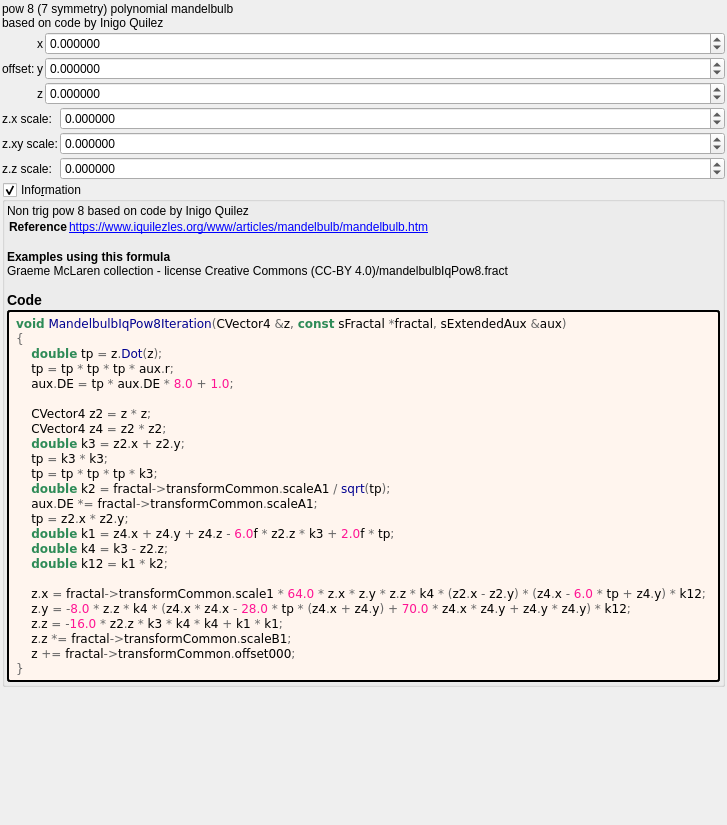
<?xml version="1.0" encoding="UTF-8"?>
<ui version="4.0">
 <class>mandelbulb_iq_pow8</class>
 <widget class="QWidget" name="Form">
  <property name="geometry">
   <rect>
    <x>0</x>
    <y>0</y>
    <width>727</width>
    <height>825</height>
   </rect>
  </property>
  <property name="windowTitle">
   <string notr="true">mandelbulb_iq_pow8</string>
  </property>
  <layout class="QVBoxLayout" name="verticalLayout">
   <property name="spacing">
    <number>2</number>
   </property>
   <property name="leftMargin">
    <number>2</number>
   </property>
   <property name="topMargin">
    <number>2</number>
   </property>
   <property name="rightMargin">
    <number>2</number>
   </property>
   <property name="bottomMargin">
    <number>2</number>
   </property>
   <item>
    <widget class="QLabel" name="label_9">
     <property name="text">
      <string>pow 8 (7 symmetry) polynomial mandelbulb
based on code by Inigo Quilez</string>
     </property>
    </widget>
   </item>
   <item>
    <layout class="QGridLayout" name="gridLayout_15" columnstretch="0,0,1">
     <property name="spacing">
      <number>2</number>
     </property>
     <item row="2" column="2">
      <widget class="MyDoubleSpinBox" name="spinbox3_transf_offset_000_z">
       <property name="sizePolicy">
        <sizepolicy hsizetype="Minimum" vsizetype="Maximum">
         <horstretch>0</horstretch>
         <verstretch>0</verstretch>
        </sizepolicy>
       </property>
       <property name="prefix">
        <string/>
       </property>
       <property name="suffix">
        <string/>
       </property>
       <property name="decimals">
        <number>6</number>
       </property>
       <property name="minimum">
        <double>-99.989999999999995</double>
       </property>
       <property name="maximum">
        <double>99.989999999999995</double>
       </property>
       <property name="singleStep">
        <double>0.100000000000000</double>
       </property>
      </widget>
     </item>
     <item row="1" column="2">
      <widget class="MyDoubleSpinBox" name="spinbox3_transf_offset_000_y">
       <property name="sizePolicy">
        <sizepolicy hsizetype="Minimum" vsizetype="Maximum">
         <horstretch>0</horstretch>
         <verstretch>0</verstretch>
        </sizepolicy>
       </property>
       <property name="prefix">
        <string/>
       </property>
       <property name="suffix">
        <string/>
       </property>
       <property name="decimals">
        <number>6</number>
       </property>
       <property name="minimum">
        <double>-99.989999999999995</double>
       </property>
       <property name="maximum">
        <double>99.989999999999995</double>
       </property>
       <property name="singleStep">
        <double>0.100000000000000</double>
       </property>
      </widget>
     </item>
     <item row="0" column="2">
      <widget class="MyDoubleSpinBox" name="spinbox3_transf_offset_000_x">
       <property name="sizePolicy">
        <sizepolicy hsizetype="Minimum" vsizetype="Maximum">
         <horstretch>0</horstretch>
         <verstretch>0</verstretch>
        </sizepolicy>
       </property>
       <property name="prefix">
        <string/>
       </property>
       <property name="suffix">
        <string/>
       </property>
       <property name="decimals">
        <number>6</number>
       </property>
       <property name="minimum">
        <double>-99.989999999999995</double>
       </property>
       <property name="maximum">
        <double>99.989999999999995</double>
       </property>
       <property name="singleStep">
        <double>0.100000000000000</double>
       </property>
      </widget>
     </item>
     <item row="0" column="1">
      <widget class="QLabel" name="label_115">
       <property name="text">
        <string notr="true">x</string>
       </property>
      </widget>
     </item>
     <item row="1" column="1">
      <widget class="QLabel" name="label_122">
       <property name="text">
        <string notr="true">y</string>
       </property>
      </widget>
     </item>
     <item row="2" column="1">
      <widget class="QLabel" name="label_123">
       <property name="text">
        <string notr="true">z</string>
       </property>
      </widget>
     </item>
     <item row="0" column="0" rowspan="3">
      <widget class="QLabel" name="label_264">
       <property name="text">
        <string>offset:</string>
       </property>
      </widget>
     </item>
    </layout>
   </item>
   <item>
    <layout class="QGridLayout" name="gridLayout_2" columnstretch="0,1">
     <property name="spacing">
      <number>2</number>
     </property>
     <item row="2" column="0">
      <widget class="QLabel" name="label_11">
       <property name="text">
        <string>z.z scale:</string>
       </property>
      </widget>
     </item>
     <item row="2" column="1">
      <widget class="MyDoubleSpinBox" name="spinbox_transf_scaleB_1">
       <property name="sizePolicy">
        <sizepolicy hsizetype="Minimum" vsizetype="Maximum">
         <horstretch>0</horstretch>
         <verstretch>0</verstretch>
        </sizepolicy>
       </property>
       <property name="prefix">
        <string/>
       </property>
       <property name="suffix">
        <string/>
       </property>
       <property name="decimals">
        <number>6</number>
       </property>
       <property name="minimum">
        <double>-99.989999999999995</double>
       </property>
       <property name="maximum">
        <double>99.989999999999995</double>
       </property>
       <property name="singleStep">
        <double>0.100000000000000</double>
       </property>
      </widget>
     </item>
     <item row="0" column="1">
      <widget class="MyDoubleSpinBox" name="spinbox_transf_scale_1">
       <property name="sizePolicy">
        <sizepolicy hsizetype="Minimum" vsizetype="Maximum">
         <horstretch>0</horstretch>
         <verstretch>0</verstretch>
        </sizepolicy>
       </property>
       <property name="prefix">
        <string/>
       </property>
       <property name="suffix">
        <string/>
       </property>
       <property name="decimals">
        <number>6</number>
       </property>
       <property name="minimum">
        <double>-99.989999999999995</double>
       </property>
       <property name="maximum">
        <double>99.989999999999995</double>
       </property>
       <property name="singleStep">
        <double>0.100000000000000</double>
       </property>
      </widget>
     </item>
     <item row="1" column="1">
      <widget class="MyDoubleSpinBox" name="spinbox_transf_scaleA_1">
       <property name="sizePolicy">
        <sizepolicy hsizetype="Minimum" vsizetype="Maximum">
         <horstretch>0</horstretch>
         <verstretch>0</verstretch>
        </sizepolicy>
       </property>
       <property name="prefix">
        <string/>
       </property>
       <property name="suffix">
        <string/>
       </property>
       <property name="decimals">
        <number>6</number>
       </property>
       <property name="minimum">
        <double>-99.989999999999995</double>
       </property>
       <property name="maximum">
        <double>99.989999999999995</double>
       </property>
       <property name="singleStep">
        <double>0.100000000000000</double>
       </property>
      </widget>
     </item>
     <item row="1" column="0">
      <widget class="QLabel" name="label_8">
       <property name="text">
        <string>z.xy scale:</string>
       </property>
      </widget>
     </item>
     <item row="0" column="0">
      <widget class="QLabel" name="label_10">
       <property name="text">
        <string>z.x scale:</string>
       </property>
      </widget>
     </item>
    </layout>
   </item>
   <item>
    <widget class="MyGroupBox" name="groupCheck_info">
     <property name="title">
      <string>Info&amp;rmation</string>
     </property>
     <property name="flat">
      <bool>false</bool>
     </property>
     <property name="checkable">
      <bool>true</bool>
     </property>
     <layout class="QVBoxLayout" name="verticalLayout_2">
      <property name="spacing">
       <number>2</number>
      </property>
      <property name="leftMargin">
       <number>2</number>
      </property>
      <property name="topMargin">
       <number>2</number>
      </property>
      <property name="rightMargin">
       <number>2</number>
      </property>
      <property name="bottomMargin">
       <number>2</number>
      </property>
      <item>
       <widget class="QLabel" name="label_information_general">
        <property name="text">
         <string notr="true">&lt;p&gt;Non trig pow 8 based on code by Inigo Quilez&lt;/p&gt;&lt;table&gt;
&lt;tr&gt;&lt;th&gt;Reference&lt;/th&gt;&lt;td&gt;&lt;a href=&quot;https://www.iquilezles.org/www/articles/mandelbulb/mandelbulb.htm&quot;&gt;https://www.iquilezles.org/www/articles/mandelbulb/mandelbulb.htm&lt;br&gt;
&lt;/td&gt;&lt;/tr&gt;
&lt;/table&gt;
&lt;br&gt;&lt;b&gt;Examples using this formula&lt;/b&gt;&lt;br&gt;Graeme McLaren  collection - license Creative Commons  (CC-BY 4.0)/mandelbulbIqPow8.fract&lt;h3&gt;Code&lt;/h3&gt;</string>
        </property>
        <property name="wordWrap">
         <bool>true</bool>
        </property>
        <property name="openExternalLinks">
         <bool>true</bool>
        </property>
        <property name="textInteractionFlags">
         <set>Qt::LinksAccessibleByMouse|Qt::TextSelectableByMouse</set>
        </property>
       </widget>
      </item>
      <item>
       <widget class="QLabel" name="label_code_content">
        <property name="styleSheet">
         <string notr="true">border-style: outset; border-width: 2px; border-radius: 3px; border-color: black; background-color: #fff5ee; padding: 4px;</string>
        </property>
        <property name="text">
         <string notr="true">&lt;body style=&quot;background-color:#fff5ee&quot;&gt;
&lt;pre style=&quot;color:#000000; background-color:#fff5ee;  font-family:&#039;Courier New&#039;,monospace;&quot;&gt;&lt;span style=&quot;color:#2e8b57; font-weight:bold&quot;&gt;void&lt;/span&gt; &lt;span style=&quot;color:#00008f&quot;&gt;MandelbulbIqPow8Iteration&lt;/span&gt;&lt;span style=&quot;color:#676767&quot;&gt;(&lt;/span&gt;CVector4 &lt;span style=&quot;color:#676767&quot;&gt;&amp;amp;&lt;/span&gt;z&lt;span style=&quot;color:#676767&quot;&gt;,&lt;/span&gt; &lt;span style=&quot;color:#2e8b57; font-weight:bold&quot;&gt;const&lt;/span&gt; sFractal &lt;span style=&quot;color:#676767&quot;&gt;*&lt;/span&gt;fractal&lt;span style=&quot;color:#676767&quot;&gt;,&lt;/span&gt; sExtendedAux &lt;span style=&quot;color:#676767&quot;&gt;&amp;amp;&lt;/span&gt;aux&lt;span style=&quot;color:#676767&quot;&gt;)&lt;/span&gt;
&lt;span style=&quot;color:#676767&quot;&gt;{&lt;/span&gt;
    &lt;span style=&quot;color:#2e8b57; font-weight:bold&quot;&gt;double&lt;/span&gt; tp &lt;span style=&quot;color:#676767&quot;&gt;=&lt;/span&gt; z&lt;span style=&quot;color:#676767&quot;&gt;.&lt;/span&gt;&lt;span style=&quot;color:#00008f&quot;&gt;Dot&lt;/span&gt;&lt;span style=&quot;color:#676767&quot;&gt;(&lt;/span&gt;z&lt;span style=&quot;color:#676767&quot;&gt;);&lt;/span&gt;
    tp &lt;span style=&quot;color:#676767&quot;&gt;=&lt;/span&gt; tp &lt;span style=&quot;color:#676767&quot;&gt;*&lt;/span&gt; tp &lt;span style=&quot;color:#676767&quot;&gt;*&lt;/span&gt; tp &lt;span style=&quot;color:#676767&quot;&gt;*&lt;/span&gt; aux&lt;span style=&quot;color:#676767&quot;&gt;.&lt;/span&gt;r&lt;span style=&quot;color:#676767&quot;&gt;;&lt;/span&gt;
    aux&lt;span style=&quot;color:#676767&quot;&gt;.&lt;/span&gt;DE &lt;span style=&quot;color:#676767&quot;&gt;=&lt;/span&gt; tp &lt;span style=&quot;color:#676767&quot;&gt;*&lt;/span&gt; aux&lt;span style=&quot;color:#676767&quot;&gt;.&lt;/span&gt;DE &lt;span style=&quot;color:#676767&quot;&gt;*&lt;/span&gt; &lt;span style=&quot;color:#ff1493&quot;&gt;8.0&lt;/span&gt; &lt;span style=&quot;color:#676767&quot;&gt;+&lt;/span&gt; &lt;span style=&quot;color:#ff1493&quot;&gt;1.0&lt;/span&gt;&lt;span style=&quot;color:#676767&quot;&gt;;&lt;/span&gt;

    CVector4 z2 &lt;span style=&quot;color:#676767&quot;&gt;=&lt;/span&gt; z &lt;span style=&quot;color:#676767&quot;&gt;*&lt;/span&gt; z&lt;span style=&quot;color:#676767&quot;&gt;;&lt;/span&gt;
    CVector4 z4 &lt;span style=&quot;color:#676767&quot;&gt;=&lt;/span&gt; z2 &lt;span style=&quot;color:#676767&quot;&gt;*&lt;/span&gt; z2&lt;span style=&quot;color:#676767&quot;&gt;;&lt;/span&gt;
    &lt;span style=&quot;color:#2e8b57; font-weight:bold&quot;&gt;double&lt;/span&gt; k3 &lt;span style=&quot;color:#676767&quot;&gt;=&lt;/span&gt; z2&lt;span style=&quot;color:#676767&quot;&gt;.&lt;/span&gt;x &lt;span style=&quot;color:#676767&quot;&gt;+&lt;/span&gt; z2&lt;span style=&quot;color:#676767&quot;&gt;.&lt;/span&gt;y&lt;span style=&quot;color:#676767&quot;&gt;;&lt;/span&gt;
    tp &lt;span style=&quot;color:#676767&quot;&gt;=&lt;/span&gt; k3 &lt;span style=&quot;color:#676767&quot;&gt;*&lt;/span&gt; k3&lt;span style=&quot;color:#676767&quot;&gt;;&lt;/span&gt;
    tp &lt;span style=&quot;color:#676767&quot;&gt;=&lt;/span&gt; tp &lt;span style=&quot;color:#676767&quot;&gt;*&lt;/span&gt; tp &lt;span style=&quot;color:#676767&quot;&gt;*&lt;/span&gt; tp &lt;span style=&quot;color:#676767&quot;&gt;*&lt;/span&gt; k3&lt;span style=&quot;color:#676767&quot;&gt;;&lt;/span&gt;
    &lt;span style=&quot;color:#2e8b57; font-weight:bold&quot;&gt;double&lt;/span&gt; k2 &lt;span style=&quot;color:#676767&quot;&gt;=&lt;/span&gt; fractal&lt;span style=&quot;color:#676767&quot;&gt;-&amp;gt;&lt;/span&gt;transformCommon&lt;span style=&quot;color:#676767&quot;&gt;.&lt;/span&gt;scaleA1 &lt;span style=&quot;color:#676767&quot;&gt;/&lt;/span&gt; &lt;span style=&quot;color:#00008f&quot;&gt;sqrt&lt;/span&gt;&lt;span style=&quot;color:#676767&quot;&gt;(&lt;/span&gt;tp&lt;span style=&quot;color:#676767&quot;&gt;);&lt;/span&gt;
    aux&lt;span style=&quot;color:#676767&quot;&gt;.&lt;/span&gt;DE &lt;span style=&quot;color:#676767&quot;&gt;*=&lt;/span&gt; fractal&lt;span style=&quot;color:#676767&quot;&gt;-&amp;gt;&lt;/span&gt;transformCommon&lt;span style=&quot;color:#676767&quot;&gt;.&lt;/span&gt;scaleA1&lt;span style=&quot;color:#676767&quot;&gt;;&lt;/span&gt;
    tp &lt;span style=&quot;color:#676767&quot;&gt;=&lt;/span&gt; z2&lt;span style=&quot;color:#676767&quot;&gt;.&lt;/span&gt;x &lt;span style=&quot;color:#676767&quot;&gt;*&lt;/span&gt; z2&lt;span style=&quot;color:#676767&quot;&gt;.&lt;/span&gt;y&lt;span style=&quot;color:#676767&quot;&gt;;&lt;/span&gt;
    &lt;span style=&quot;color:#2e8b57; font-weight:bold&quot;&gt;double&lt;/span&gt; k1 &lt;span style=&quot;color:#676767&quot;&gt;=&lt;/span&gt; z4&lt;span style=&quot;color:#676767&quot;&gt;.&lt;/span&gt;x &lt;span style=&quot;color:#676767&quot;&gt;+&lt;/span&gt; z4&lt;span style=&quot;color:#676767&quot;&gt;.&lt;/span&gt;y &lt;span style=&quot;color:#676767&quot;&gt;+&lt;/span&gt; z4&lt;span style=&quot;color:#676767&quot;&gt;.&lt;/span&gt;z &lt;span style=&quot;color:#676767&quot;&gt;-&lt;/span&gt; &lt;span style=&quot;color:#ff1493&quot;&gt;6.0&lt;/span&gt;f &lt;span style=&quot;color:#676767&quot;&gt;*&lt;/span&gt; z2&lt;span style=&quot;color:#676767&quot;&gt;.&lt;/span&gt;z &lt;span style=&quot;color:#676767&quot;&gt;*&lt;/span&gt; k3 &lt;span style=&quot;color:#676767&quot;&gt;+&lt;/span&gt; &lt;span style=&quot;color:#ff1493&quot;&gt;2.0&lt;/span&gt;f &lt;span style=&quot;color:#676767&quot;&gt;*&lt;/span&gt; tp&lt;span style=&quot;color:#676767&quot;&gt;;&lt;/span&gt;
    &lt;span style=&quot;color:#2e8b57; font-weight:bold&quot;&gt;double&lt;/span&gt; k4 &lt;span style=&quot;color:#676767&quot;&gt;=&lt;/span&gt; k3 &lt;span style=&quot;color:#676767&quot;&gt;-&lt;/span&gt; z2&lt;span style=&quot;color:#676767&quot;&gt;.&lt;/span&gt;z&lt;span style=&quot;color:#676767&quot;&gt;;&lt;/span&gt;
    &lt;span style=&quot;color:#2e8b57; font-weight:bold&quot;&gt;double&lt;/span&gt; k12 &lt;span style=&quot;color:#676767&quot;&gt;=&lt;/span&gt; k1 &lt;span style=&quot;color:#676767&quot;&gt;*&lt;/span&gt; k2&lt;span style=&quot;color:#676767&quot;&gt;;&lt;/span&gt;

    z&lt;span style=&quot;color:#676767&quot;&gt;.&lt;/span&gt;x &lt;span style=&quot;color:#676767&quot;&gt;=&lt;/span&gt; fractal&lt;span style=&quot;color:#676767&quot;&gt;-&amp;gt;&lt;/span&gt;transformCommon&lt;span style=&quot;color:#676767&quot;&gt;.&lt;/span&gt;scale1 &lt;span style=&quot;color:#676767&quot;&gt;*&lt;/span&gt; &lt;span style=&quot;color:#ff1493&quot;&gt;64.0&lt;/span&gt; &lt;span style=&quot;color:#676767&quot;&gt;*&lt;/span&gt; z&lt;span style=&quot;color:#676767&quot;&gt;.&lt;/span&gt;x &lt;span style=&quot;color:#676767&quot;&gt;*&lt;/span&gt; z&lt;span style=&quot;color:#676767&quot;&gt;.&lt;/span&gt;y &lt;span style=&quot;color:#676767&quot;&gt;*&lt;/span&gt; z&lt;span style=&quot;color:#676767&quot;&gt;.&lt;/span&gt;z &lt;span style=&quot;color:#676767&quot;&gt;*&lt;/span&gt; k4 &lt;span style=&quot;color:#676767&quot;&gt;* (&lt;/span&gt;z2&lt;span style=&quot;color:#676767&quot;&gt;.&lt;/span&gt;x &lt;span style=&quot;color:#676767&quot;&gt;-&lt;/span&gt; z2&lt;span style=&quot;color:#676767&quot;&gt;.&lt;/span&gt;y&lt;span style=&quot;color:#676767&quot;&gt;) * (&lt;/span&gt;z4&lt;span style=&quot;color:#676767&quot;&gt;.&lt;/span&gt;x &lt;span style=&quot;color:#676767&quot;&gt;-&lt;/span&gt; &lt;span style=&quot;color:#ff1493&quot;&gt;6.0&lt;/span&gt; &lt;span style=&quot;color:#676767&quot;&gt;*&lt;/span&gt; tp &lt;span style=&quot;color:#676767&quot;&gt;+&lt;/span&gt; z4&lt;span style=&quot;color:#676767&quot;&gt;.&lt;/span&gt;y&lt;span style=&quot;color:#676767&quot;&gt;) *&lt;/span&gt; k12&lt;span style=&quot;color:#676767&quot;&gt;;&lt;/span&gt;
    z&lt;span style=&quot;color:#676767&quot;&gt;.&lt;/span&gt;y &lt;span style=&quot;color:#676767&quot;&gt;= -&lt;/span&gt;&lt;span style=&quot;color:#ff1493&quot;&gt;8.0&lt;/span&gt; &lt;span style=&quot;color:#676767&quot;&gt;*&lt;/span&gt; z&lt;span style=&quot;color:#676767&quot;&gt;.&lt;/span&gt;z &lt;span style=&quot;color:#676767&quot;&gt;*&lt;/span&gt; k4 &lt;span style=&quot;color:#676767&quot;&gt;* (&lt;/span&gt;z4&lt;span style=&quot;color:#676767&quot;&gt;.&lt;/span&gt;x &lt;span style=&quot;color:#676767&quot;&gt;*&lt;/span&gt; z4&lt;span style=&quot;color:#676767&quot;&gt;.&lt;/span&gt;x &lt;span style=&quot;color:#676767&quot;&gt;-&lt;/span&gt; &lt;span style=&quot;color:#ff1493&quot;&gt;28.0&lt;/span&gt; &lt;span style=&quot;color:#676767&quot;&gt;*&lt;/span&gt; tp &lt;span style=&quot;color:#676767&quot;&gt;* (&lt;/span&gt;z4&lt;span style=&quot;color:#676767&quot;&gt;.&lt;/span&gt;x &lt;span style=&quot;color:#676767&quot;&gt;+&lt;/span&gt; z4&lt;span style=&quot;color:#676767&quot;&gt;.&lt;/span&gt;y&lt;span style=&quot;color:#676767&quot;&gt;) +&lt;/span&gt; &lt;span style=&quot;color:#ff1493&quot;&gt;70.0&lt;/span&gt; &lt;span style=&quot;color:#676767&quot;&gt;*&lt;/span&gt; z4&lt;span style=&quot;color:#676767&quot;&gt;.&lt;/span&gt;x &lt;span style=&quot;color:#676767&quot;&gt;*&lt;/span&gt; z4&lt;span style=&quot;color:#676767&quot;&gt;.&lt;/span&gt;y &lt;span style=&quot;color:#676767&quot;&gt;+&lt;/span&gt; z4&lt;span style=&quot;color:#676767&quot;&gt;.&lt;/span&gt;y &lt;span style=&quot;color:#676767&quot;&gt;*&lt;/span&gt; z4&lt;span style=&quot;color:#676767&quot;&gt;.&lt;/span&gt;y&lt;span style=&quot;color:#676767&quot;&gt;) *&lt;/span&gt; k12&lt;span style=&quot;color:#676767&quot;&gt;;&lt;/span&gt;
    z&lt;span style=&quot;color:#676767&quot;&gt;.&lt;/span&gt;z &lt;span style=&quot;color:#676767&quot;&gt;= -&lt;/span&gt;&lt;span style=&quot;color:#ff1493&quot;&gt;16.0&lt;/span&gt; &lt;span style=&quot;color:#676767&quot;&gt;*&lt;/span&gt; z2&lt;span style=&quot;color:#676767&quot;&gt;.&lt;/span&gt;z &lt;span style=&quot;color:#676767&quot;&gt;*&lt;/span&gt; k3 &lt;span style=&quot;color:#676767&quot;&gt;*&lt;/span&gt; k4 &lt;span style=&quot;color:#676767&quot;&gt;*&lt;/span&gt; k4 &lt;span style=&quot;color:#676767&quot;&gt;+&lt;/span&gt; k1 &lt;span style=&quot;color:#676767&quot;&gt;*&lt;/span&gt; k1&lt;span style=&quot;color:#676767&quot;&gt;;&lt;/span&gt;
    z&lt;span style=&quot;color:#676767&quot;&gt;.&lt;/span&gt;z &lt;span style=&quot;color:#676767&quot;&gt;*=&lt;/span&gt; fractal&lt;span style=&quot;color:#676767&quot;&gt;-&amp;gt;&lt;/span&gt;transformCommon&lt;span style=&quot;color:#676767&quot;&gt;.&lt;/span&gt;scaleB1&lt;span style=&quot;color:#676767&quot;&gt;;&lt;/span&gt;
    z &lt;span style=&quot;color:#676767&quot;&gt;+=&lt;/span&gt; fractal&lt;span style=&quot;color:#676767&quot;&gt;-&amp;gt;&lt;/span&gt;transformCommon&lt;span style=&quot;color:#676767&quot;&gt;.&lt;/span&gt;offset000&lt;span style=&quot;color:#676767&quot;&gt;;&lt;/span&gt;
&lt;span style=&quot;color:#676767&quot;&gt;}&lt;/span&gt;
&lt;/pre&gt;
&lt;/body&gt;</string>
        </property>
        <property name="wordWrap">
         <bool>true</bool>
        </property>
        <property name="openExternalLinks">
         <bool>true</bool>
        </property>
        <property name="textInteractionFlags">
         <set>Qt::LinksAccessibleByMouse|Qt::TextSelectableByMouse</set>
        </property>
       </widget>
      </item>
     </layout>
    </widget>
   </item>
   <item>
    <spacer name="verticalSpacer">
     <property name="orientation">
      <enum>Qt::Vertical</enum>
     </property>
     <property name="sizeHint" stdset="0">
      <size>
       <width>20</width>
       <height>40</height>
      </size>
     </property>
    </spacer>
   </item>
  </layout>
 </widget>
 <customwidgets>
  <customwidget>
   <class>MyGroupBox</class>
   <extends>QGroupBox</extends>
   <header>my_group_box.h</header>
   <container>1</container>
  </customwidget>
  <customwidget>
   <class>MyDoubleSpinBox</class>
   <extends>QDoubleSpinBox</extends>
   <header>my_double_spin_box.h</header>
  </customwidget>
 </customwidgets>
 <tabstops>
  <tabstop>groupCheck_info</tabstop>
 </tabstops>
 <resources/>
 <connections/>
</ui>
